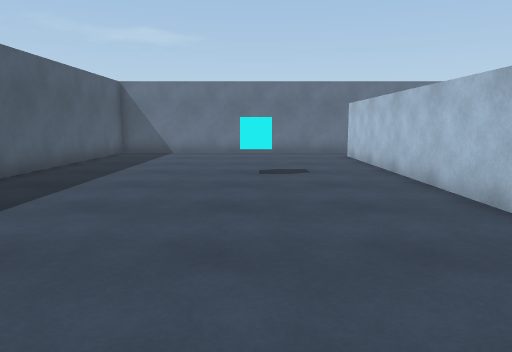
[1] (above)

17 first-person views from a walk through a 3-D level made in the Unity game engine. The camera is 1.2 m above the floor, tilts 8° down and sees 70° across. The floor is counted in squares, 1 m on a side. Each view is taken from the middle of a square. On the plan, view 1 faces up. The plan holds only what a view shows up to about 15 squares ahead; the rest is blank. The player character is not drawn.

[2]
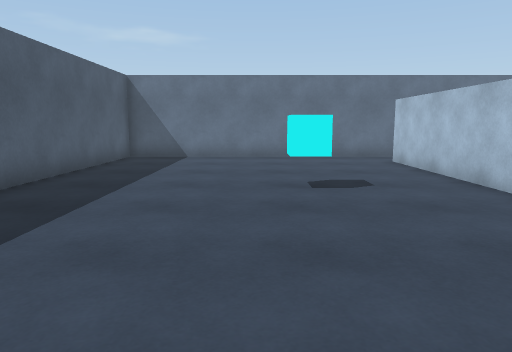

[3]
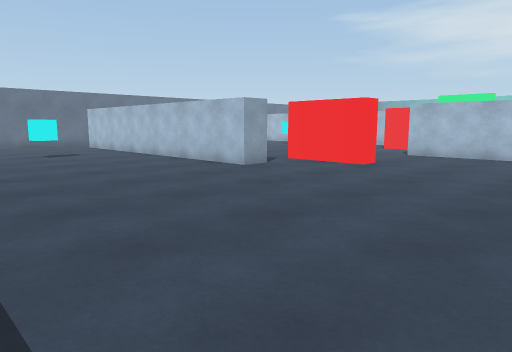

[4]
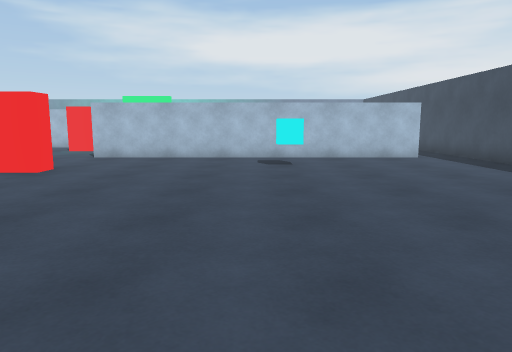

[5]
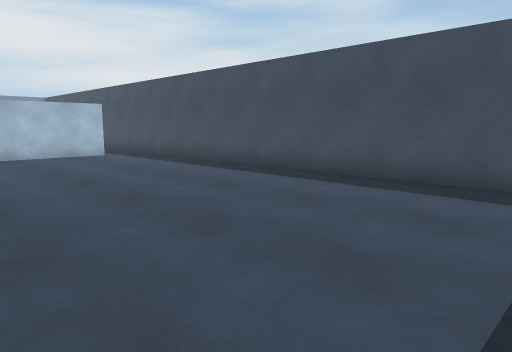

[6]
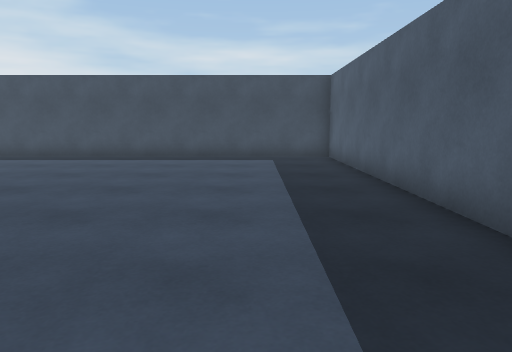

[7]
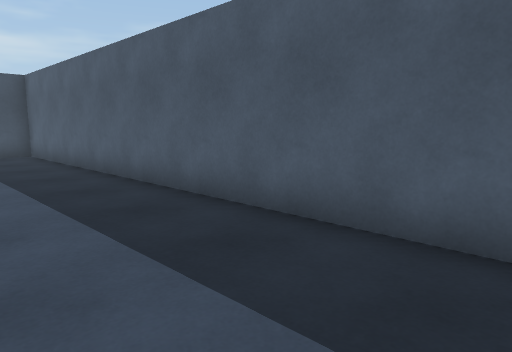

[8]
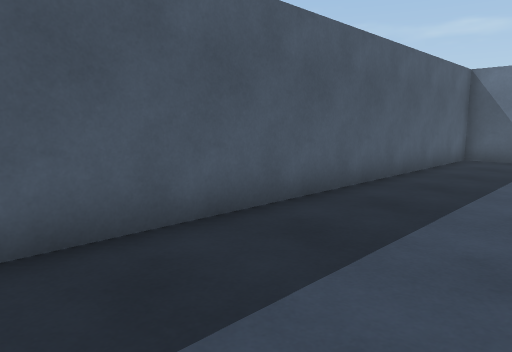

[9]
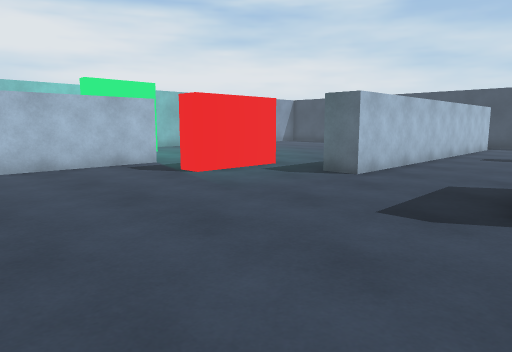

[10]
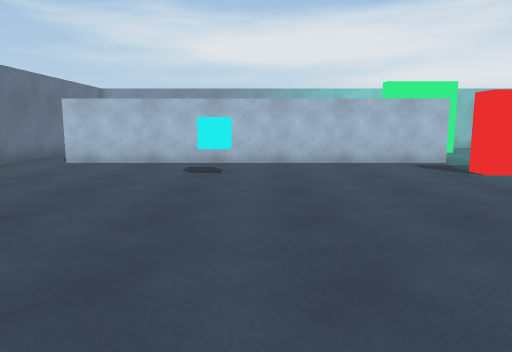

[11]
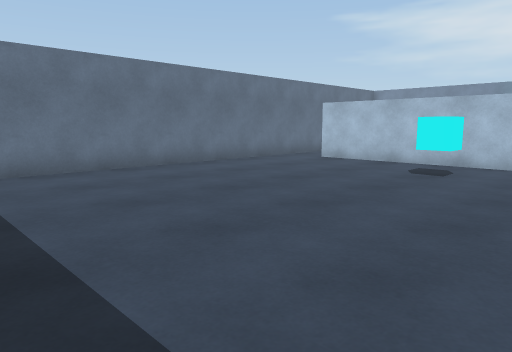

[12]
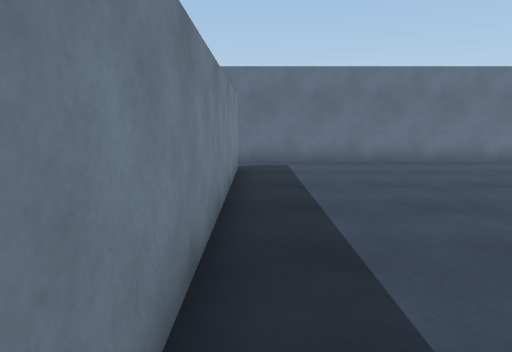

[13]
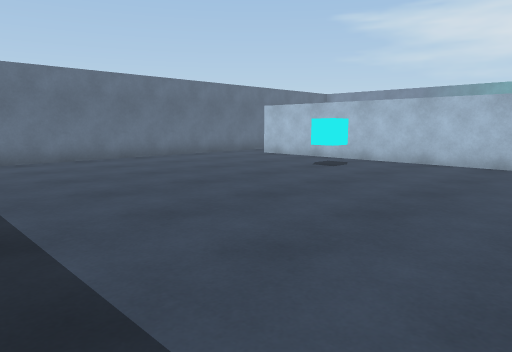

[14]
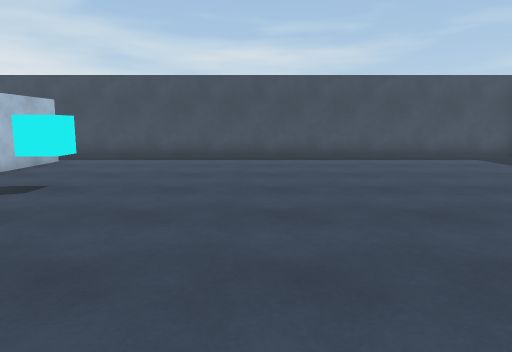

[15]
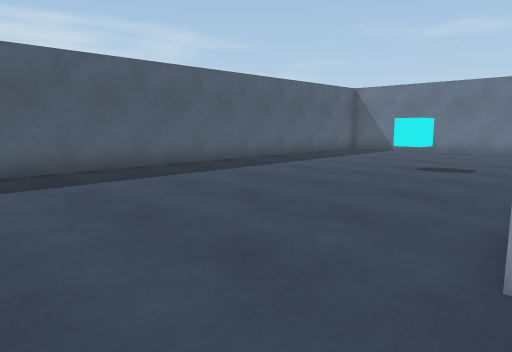

[16]
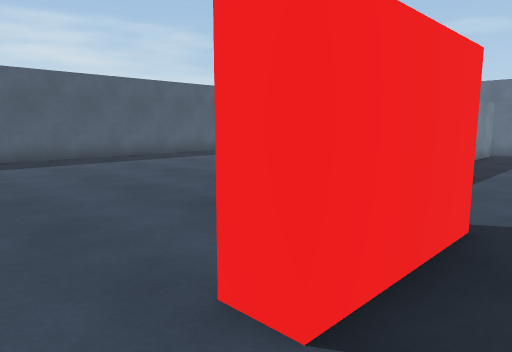

[17]
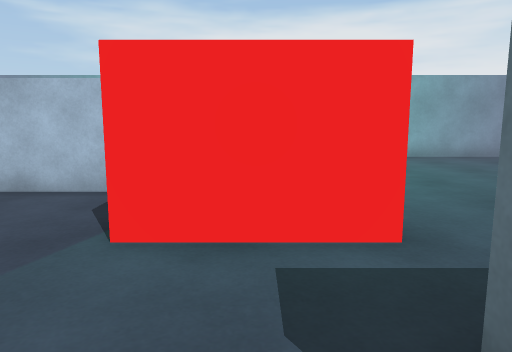

### Floor plan
Points are (right, up) in squares from view 1. A wall is a line through its corners. A room is listed if a view was taken in it or the views show most of it. See-through windows are left out.
Room 1 (views 1, 2, 3, 4, 5, 6, 7, 8, 14, 15, 16)
walls: (4.6, 2) (3.5, 2) (3.5, 14); (6.9, -0.5) (6.1, -0.5) (6.1, 2.5); (10.5, -12) (10.5, -1.5); (3.5, 15.7) (-5.7, 15.7) (-5.7, -13.8) (10.5, -13.8)
ways out: opening at (4, 15) to room 2; opening at (5, 3) to room 2; opening at (9, -0.7) to room 2; opening at (11, -12.5)
objects: other object (0, 9); other object (8, -7)
Room 2 (views 9, 10, 11, 12, 13, 17)
walls: (6.9, 2.6) (6.9, -0.5); (4.5, 14) (4.5, 4.6); (13.6, 0.6) (13.6, 2.5) (14.4, 2.5); (16.5, 2) (16.5, 14); (10.5, -1.5) (10.5, 0) (11.5, 0); (16.4, 15.7) (3.5, 15.7)
ways out: opening at (4, 15) to room 1; opening at (5, 3) to room 1; opening at (9, -0.7) to room 1; opening at (12.5, 0); opening at (15.5, 2); opening at (17, 15)
objects: other object (14, 9)

Where each view was taken, in squares from view 1:
view 1: 0 up, 0 right, facing up
view 2: 2 up, 1 left, facing up
view 3: 6 down, 4 left, facing up-right
view 4: 6 down, 3 left, facing right
view 5: 6 down, 4 left, facing down-right
view 6: 0 up, 3 left, facing down
view 7: 2 up, 2 left, facing down-left
view 8: 2 up, 2 left, facing up-left
view 9: 8 up, 6 right, facing down-right
view 10: 8 up, 5 right, facing right
view 11: 6 up, 5 right, facing up-right
view 12: 4 up, 5 right, facing up
view 13: 3 up, 5 right, facing up-right
view 14: 0 up, 4 right, facing down
view 15: 1 down, 4 right, facing up-left
view 16: 2 down, 8 right, facing up-left
view 17: 1 up, 10 right, facing right
